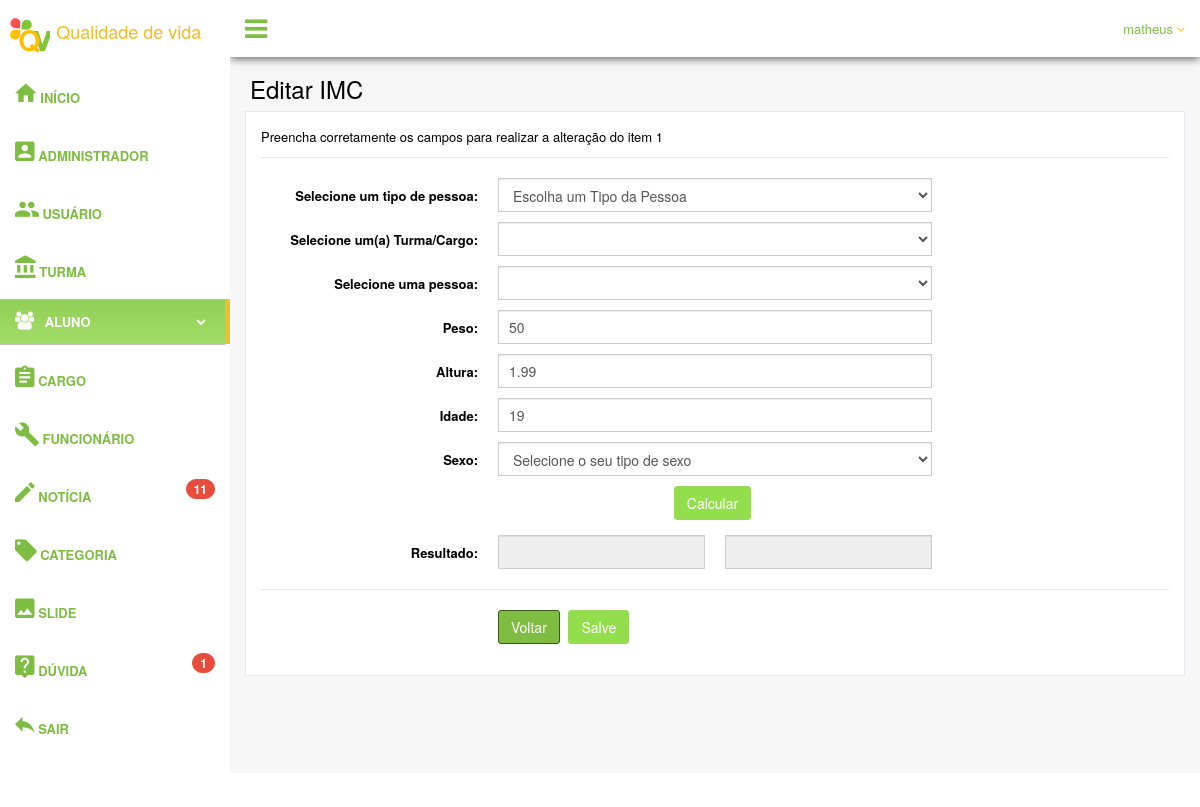
Screenshot of /painel/imc_editar.php?id=1 (signed in) with the database file from the repository.
### tables this page shows
CREATE TABLE IF NOT EXISTS `imc` (
  `idImc` int(11) NOT NULL,
  `pessoa` longtext NOT NULL,
  `turma_cargo` longtext NOT NULL,
  `nome` longtext NOT NULL,
  `idade` int(11) NOT NULL,
  `peso` float NOT NULL,
  `altura` float NOT NULL,
  `sexo` longtext NOT NULL,
  `resultado` varchar(4) NOT NULL,
  `estado` longtext NOT NULL,
  `deletar` int(11) NOT NULL
);

### painel/conexao.php (called while the page is built, shortened)
<?php
$servidor = "localhost";
$usuario = "root";
$senha = "";
$conexao = mysql_connect($servidor, $usuario, $senha);
$c_duvida = mysql_query("SELECT * FROM duvidas WHERE deletar != 1", $conexao);
$c_noticia = mysql_query("SELECT * FROM noticias WHERE deletar != 1", $conexao);
$duvida = mysql_num_rows($c_duvida);
$noticia = mysql_num_rows($c_noticia);
?>

### painel/imc_editar.php (the view, shortened to what this page needs)
<?php
include("conexao.php");
	$sessaousuario = $_SESSION ['usuario'];
?>
<!DOCTYPE html>
<html>
  <head>
    <link href="assets/css/bootstrap.min.css" rel="stylesheet">
    <link href="assets/css/font-awesome.min.css" rel="stylesheet">
    <link href="assets/css/material-design-iconic-font.min.css" rel="stylesheet">
    <link href="assets/css/nprogress.css" rel="stylesheet">
    <link href="assets/css/jquery.mCustomScrollbar.min.css" rel="stylesheet"/>
	<link href="assets/css/dataTables.bootstrap.min.css" rel="stylesheet">
    <link href="assets/css/buttons.bootstrap.min.css" rel="stylesheet">
    <link href="assets/css/fixedHeader.bootstrap.min.css" rel="stylesheet">
    <link href="assets/css/responsive.bootstrap.min.css" rel="stylesheet">
    <link href="assets/css/scroller.bootstrap.min.css" rel="stylesheet">
    <link href="assets/css/custom.min.css" rel="stylesheet">
  </head>
  <body class="nav-md">
    <div class="container body">
      <div class="main_container">
        <div class="col-md-3 left_col menu_fixed">
          <div class="left_col scroll-view">
            <div class="navbar nav_title" style="border: 0;">
              <a href="index.php" class="site_title"><img src="img/logo.png" width="40" height="45"> <span style="font-size: 18px">Qualidade de vida</span></a>
            </div>
            <div id="sidebar-menu" class="main_menu_side hidden-print main_menu">
              <div class="menu_section">
                <ul class="nav side-menu">
                <ul class="nav side-menu">
                  <li><a href="index.php"><i class="zmdi zmdi-hc-2x zmdi-home"></i> Início </a></li>
                </ul>
                <ul class="nav side-menu">
                 <li ><a href="administradores.php"><i class="zmdi zmdi-hc-2x zmdi-account-box"></i> Administrador </a></li>
                </ul>
                <ul class="nav side-menu">
                  <li><a href="usuarios.php"><i class="zmdi zmdi-hc-2x zmdi-accounts"></i> Usuário</a></li>
                </ul>
                <ul class="nav side-menu">
                  <li><a href="turmas.php"><i class="zmdi zmdi-hc-2x zmdi-balance"></i> Turma</a></li>
                </ul>
                <ul class="nav side-menu">
                <li class="active"><a href="alunos.php"><i class="fa fa-users"></i> Aluno <span class="fa fa-chevron-down"></span></a>
                  </li>
				</ul>
                <ul class="nav side-menu">
                  <li><a href="cargos.php"><i class="zmdi zmdi-hc-2x zmdi-assignment"></i> Cargo </a></li>
                </ul>
                <ul class="nav side-menu">
                  <li><a href="funcionarios.php"><i class="zmdi zmdi-hc-2x zmdi-wrench"></i> Funcionário</a></li>
                </ul>
                <ul class="nav side-menu">
                  <li><a href="noticias.php"><i class="zmdi zmdi-hc-2x zmdi-edit"></i> Notícia<span class="badge bg-red pull-right" data-toggle="tooltip" data-placement="right" title="Total de dados"><?php echo $noticia;?></span></a></li>
                </ul>
                <ul class="nav side-menu">
                  <li><a href="categorias.php"><i class="zmdi zmdi-hc-2x zmdi-label"></i> Categoria </span></a></li>
                </ul>
                <ul class="nav side-menu">
                  <li><a href="slides.php"><i class="zmdi zmdi-hc-2x zmdi-image"></i> Slide</a></li>
                </ul>
                <ul class="nav side-menu">
                  <li><a href="duvidas.php"><i class="zmdi zmdi-hc-2x zmdi-pin-help"></i> Dúvida <span class="badge bg-red pull-right" data-toggle="tooltip" data-placement="right" title="Total de dados"><?php echo $duvida;?></span></a></li>
                </ul>
                <ul class="nav side-menu">
                  <li><a href="sair.php"><i class="zmdi zmdi-hc-2x zmdi-mail-reply"></i> Sair </a></li>
                </ul>
                </ul>
              </div>
            </div>
          </div>
        </div>
        <div class="top_nav">
          <div class="nav_menu">
            <nav>
              <div class="nav toggle">
                <a id="menu_toggle"><i class="fa fa-bars"></i></a>
              </div>
              <ul class="nav navbar-nav navbar-right">
                <li class="">
                  <a href="javascript:;" class="user-profile dropdown-toggle" data-toggle="dropdown" aria-expanded="false">
                    <?php echo $sessaousuario;?>
                    <span class=" fa fa-angle-down"></span>
                  </a>
                </li>
              </ul>
            </nav>
          </div>
        </div>
        <div class="right_col" role="main">
          <div class="">
            <div class="page-title">
              <div class="title_left">
                <h3>Editar IMC</h3>
              </div>
            </div>
            <div class="clearfix"></div>
            <div class="row">
              <div class="col-md-12 col-sm-12 col-xs-12">
                <div class="x_panel">
                  <div class="x_content">
	<?php
	$id = $_GET['id'];
	$resultado = mysql_query("SELECT * FROM imc WHERE idImc = '$id'");
	while($dados = mysql_fetch_array($resultado)){
	?>
                    <form name="imc" class="form-horizontal form-label-left" action="controlador.php?acao=editar_imc" method="post" enctype="multipart/form-data" novalidate>
                      <p>Preencha corretamente os campos para realizar a alteração do item <?php echo $id;?> </p>
                      <span class="section"><p><?php error_reporting(0); if($_GET['msg'] == 'ok'){echo 'Registro alterado com sucesso.';} else if($_GET['msg'] == 'error'){echo 'Erro ao alterar dados, tente novamente mais tarde.';}?></p>
</span>
                      <div class="item form-group">
                        <label class="control-label col-md-3 col-sm-3 col-xs-12" for="">Selecione um tipo de pessoa:</label>
                        <div class="col-md-6 col-sm-6 col-xs-12">
                          <select name="tipo" id="tipo" class="form-control col-md-7 col-xs-12 required" required >
							<option value="0" class="required" required selected>Escolha um Tipo da Pessoa</option>
							</select>
                        </div>
                      </div>
					  <div class="item form-group">
                        <label class="control-label col-md-3 col-sm-3 col-xs-12" for="">Selecione um(a) Turma/Cargo:</label>
                        <div class="col-md-6 col-sm-6 col-xs-12">
                          <select name="funcao" id="funcao" class="form-control col-md-7 col-xs-12 required" required >
							</select>
                        </div>
                      </div>
					  <div class="item form-group">
                        <label class="control-label col-md-3 col-sm-3 col-xs-12" for="">Selecione uma pessoa:</label>
                        <div class="col-md-6 col-sm-6 col-xs-12">
                          <select name="pessoa" id="pessoa" class="form-control col-md-7 col-xs-12 required" required >
						  </select>
                        </div>
                      </div>
                      <div class="item form-group">
						<label class="control-label col-md-3 col-sm-3 col-xs-12" for="">Peso:</label>
						<div class="col-md-6 col-sm-6 col-xs-12">
							<input type="number" name="peso" value="<?php echo $dados['peso'];?>" class="form-control col-md-7 col-xs-12 required" required/>
						</div>
				      </div>
					  <div class="item form-group">
						<label class="control-label col-md-3 col-sm-3 col-xs-12" for="">Altura:</label>
						<div class="col-md-6 col-sm-6 col-xs-12">
							<input type="text" data-inputmask="'mask' : '9.99'" value="<?php echo $dados['altura'];?>" name="altura" class="form-control col-md-7 col-xs-12 required" required/>
						</div>
				      </div>
					  <div class="item form-group">
						<label class="control-label col-md-3 col-sm-3 col-xs-12" for="">Idade:</label>
						<div class="col-md-6 col-sm-6 col-xs-12">
							<input type="number"  name="idade" value="<?php echo $dados['idade'];?>" class="form-control col-md-7 col-xs-12 required" required/>
						</div>
				      </div>
					  <div class="item form-group">
                        <label class="control-label col-md-3 col-sm-3 col-xs-12" for="">Sexo:</label>
                        <div class="col-md-6 col-sm-6 col-xs-12">
                          <select name="sexo" id="sexo" class="form-control col-md-7 col-xs-12 required" required >
							<option value class="required" required >Selecione o seu tipo de sexo</option>
						  </select>
                        </div>
                      </div>
					  <div class="item form-group" style="text-align: center">
						 <input id="send" type="button" value="Calcular" onclick="exibe()" class="btn btn-info">
					  </div>
					  <div class="item form-group">
						<label class="control-label col-md-3 col-sm-3 col-xs-12" for="">Resultado:</label>
						<div class="col-md-3 col-sm-3 col-xs-12">
							<input type="text" readonly id="resultado" name="resultado" class="input form-control col-md-3 col-xs-12 required"/>
						</div>
						<div class="col-md-3 col-sm-3 col-xs-12">
							<input type="text" readonly id="estado" name="estado" class="input form-control col-md-3 col-xs-12 required"/>
						</div>
					  </div>
                      <div class="ln_solid"></div>
                      <div class="form-group">
                        <div class="col-md-6 col-md-offset-3">
                          <button type="reset" class="btn btn-primary" onClick="window.location.href='imc.php'">Voltar</button>
                          <button id="send" type="submit"  class="btn btn-info">Salve</button>
                        </div>
                      </div>
                    </form>
<?php } ?>
                  </div>
                </div>
              </div>
            </div>
          </div>
        </div>
        <footer>
        </footer>
      </div>
    </div>
  </body>
</html>

### rows the page displays
imc: peso "50", altura "1.99", idade "19"

### other values shown
$noticia "11"
$duvida "1"
$sessaousuario "matheus"
